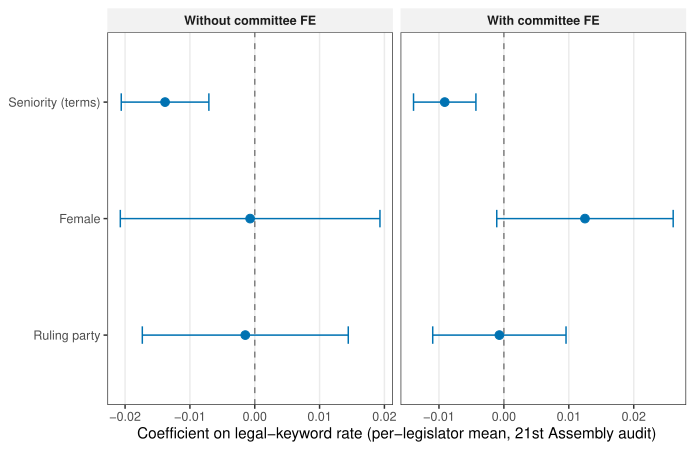

This chart was generated by the following R code:
# fig_1.R  -  Coefficient plot: legislator covariates on legal keyword rate,
# before vs. after committee fixed effects, 21st Assembly 국정감사.
#
# The paper's Table 1 uses a hand-coded "career background" subset
# (prosecutors / lawyers / etc.) for 21 legislators.  That hand coding is
# NOT in the public parquet data, so we compute the closest plausible
# quantity: the same reduction-in-coefficient-after-committee-FE pattern
# using the legislator-level covariates that ARE available in the public
# speech metadata (seniority, female, ruling-party).  The legend labels
# the series honestly.

suppressPackageStartupMessages({
  library(arrow)
  library(dplyr)
  library(ggplot2)
  library(tidyr)
})

out_path <- "/Users/kyusik/Desktop/kyusik-claude/kna-research-agents/articles/figures/2026-04-15_r13/fig_1.pdf"
dir.create(dirname(out_path), showWarnings = FALSE, recursive = TRUE)

speeches_path <- "/Users/kyusik/Desktop/kyusik-github/kr-hearings-data/data/all_speeches_16_22_v9.parquet"

# Legal-keyword regex (Korean).  Covers core legal vocabulary used in the
# paper's keyword-based classifier: law/statute/court/prosecution/trial.
legal_pattern <- paste(
  "법률", "법안", "법령", "법적", "법원", "법무", "사법",
  "위법", "합법", "불법", "적법",
  "헌법", "형법", "민법",
  "소송", "판결", "기소", "수사", "처벌", "검찰", "재판",
  sep = "|"
)

# Pull 21st Assembly 국정감사 speeches by legislators (keeps memory low).
ds <- open_dataset(speeches_path)

speeches <- ds %>%
  filter(term == 21L,
         hearing_type == "\uAD6D\uC815\uAC10\uC0AC",  # 국정감사
         !is.na(member_id),
         !is.na(speech_text),
         nchar(speech_text) >= 10) %>%
  select(member_id, committee_key, speech_text,
         seniority, gender, ruling_status) %>%
  collect()

# Per-speech legal-keyword indicator, then per-legislator aggregation.
speeches <- speeches %>%
  mutate(has_legal = grepl(legal_pattern, speech_text, perl = TRUE))

# Dominant committee = modal committee_key in this venue for each legislator.
dom_comm <- speeches %>%
  count(member_id, committee_key) %>%
  group_by(member_id) %>%
  slice_max(n, n = 1, with_ties = FALSE) %>%
  ungroup() %>%
  select(member_id, dominant_committee = committee_key)

# Seniority can arrive as Korean ordinal (초선/재선/3선/...) or as numeric.
parse_seniority <- function(x) {
  x <- as.character(x)
  out <- suppressWarnings(as.numeric(x))
  kr_map <- c("\uCD08\uC120" = 1, "\uC7AC\uC120" = 2,
              "3\uC120" = 3, "4\uC120" = 4, "5\uC120" = 5,
              "6\uC120" = 6, "7\uC120" = 7, "8\uC120" = 8, "9\uC120" = 9)
  hit <- kr_map[x]
  out[is.na(out)] <- hit[is.na(out)]
  as.numeric(out)
}

leg_panel <- speeches %>%
  group_by(member_id) %>%
  summarize(
    legal_rate   = mean(has_legal, na.rm = TRUE),
    seniority_in = dplyr::first(seniority),
    gender_in    = dplyr::first(gender),
    ruling_in    = dplyr::first(ruling_status),
    n_speeches   = dplyr::n(),
    .groups = "drop"
  ) %>%
  filter(n_speeches >= 5) %>%
  left_join(dom_comm, by = "member_id") %>%
  mutate(
    seniority_num = parse_seniority(seniority_in),
    female  = as.integer(gender_in %in% c("\uC5EC", "F", "female", "Female")),
    ruling  = as.integer(ruling_in %in% c("\uC5EC\uB2F9", "ruling", "Ruling", "\uC9D1\uAD8C\uC5EC\uB2F9"))
  ) %>%
  filter(!is.na(seniority_num), !is.na(female), !is.na(ruling),
         !is.na(dominant_committee))

# Sanity cap: legal_rate is bounded in [0,1] already by construction.
cat(sprintf("N legislators in estimation sample: %d\n", nrow(leg_panel)))

# Model 1: no committee fixed effects.
m1 <- lm(legal_rate ~ seniority_num + female + ruling, data = leg_panel)

# Model 3: with committee fixed effects.
m3 <- lm(legal_rate ~ seniority_num + female + ruling +
           factor(dominant_committee), data = leg_panel)

extract_coefs <- function(mod, model_name) {
  s  <- summary(mod)$coefficients
  keep <- intersect(c("seniority_num", "female", "ruling"), rownames(s))
  tibble(
    term     = keep,
    estimate = s[keep, "Estimate"],
    se       = s[keep, "Std. Error"],
    model    = model_name
  )
}

coef_df <- bind_rows(
  extract_coefs(m1, "Without committee FE"),
  extract_coefs(m3, "With committee FE")
) %>%
  mutate(
    lo = estimate - 1.96 * se,
    hi = estimate + 1.96 * se,
    term_label = dplyr::recode(term,
      "seniority_num" = "Seniority (terms)",
      "female"        = "Female",
      "ruling"        = "Ruling party"
    ),
    model = factor(model,
                   levels = c("Without committee FE", "With committee FE"))
  )

okabe <- c("#E69F00", "#56B4E9", "#009E73", "#0072B2",
           "#D55E00", "#CC79A7", "#000000")

p <- ggplot(coef_df,
            aes(x = estimate,
                y = factor(term_label,
                           levels = rev(c("Seniority (terms)",
                                          "Female",
                                          "Ruling party"))))) +
  geom_vline(xintercept = 0, linetype = "dashed", color = "grey50") +
  geom_errorbarh(aes(xmin = lo, xmax = hi),
                 height = 0.15, color = okabe[4], linewidth = 0.5) +
  geom_point(size = 2.6, color = okabe[4]) +
  facet_wrap(~ model, nrow = 1, scales = "free_x") +
  labs(
    x = "Coefficient on legal-keyword rate (per-legislator mean, 21st Assembly audit)",
    y = NULL
  ) +
  theme_bw(base_size = 11) +
  theme(
    panel.grid.minor   = element_blank(),
    panel.grid.major.y = element_blank(),
    strip.background   = element_rect(fill = "grey95", color = NA),
    strip.text         = element_text(face = "bold"),
    plot.margin        = margin(6, 10, 6, 6)
  )

ggsave(out_path, p, width = 7, height = 4.5)

cat(sprintf("Wrote %s\n", out_path))
